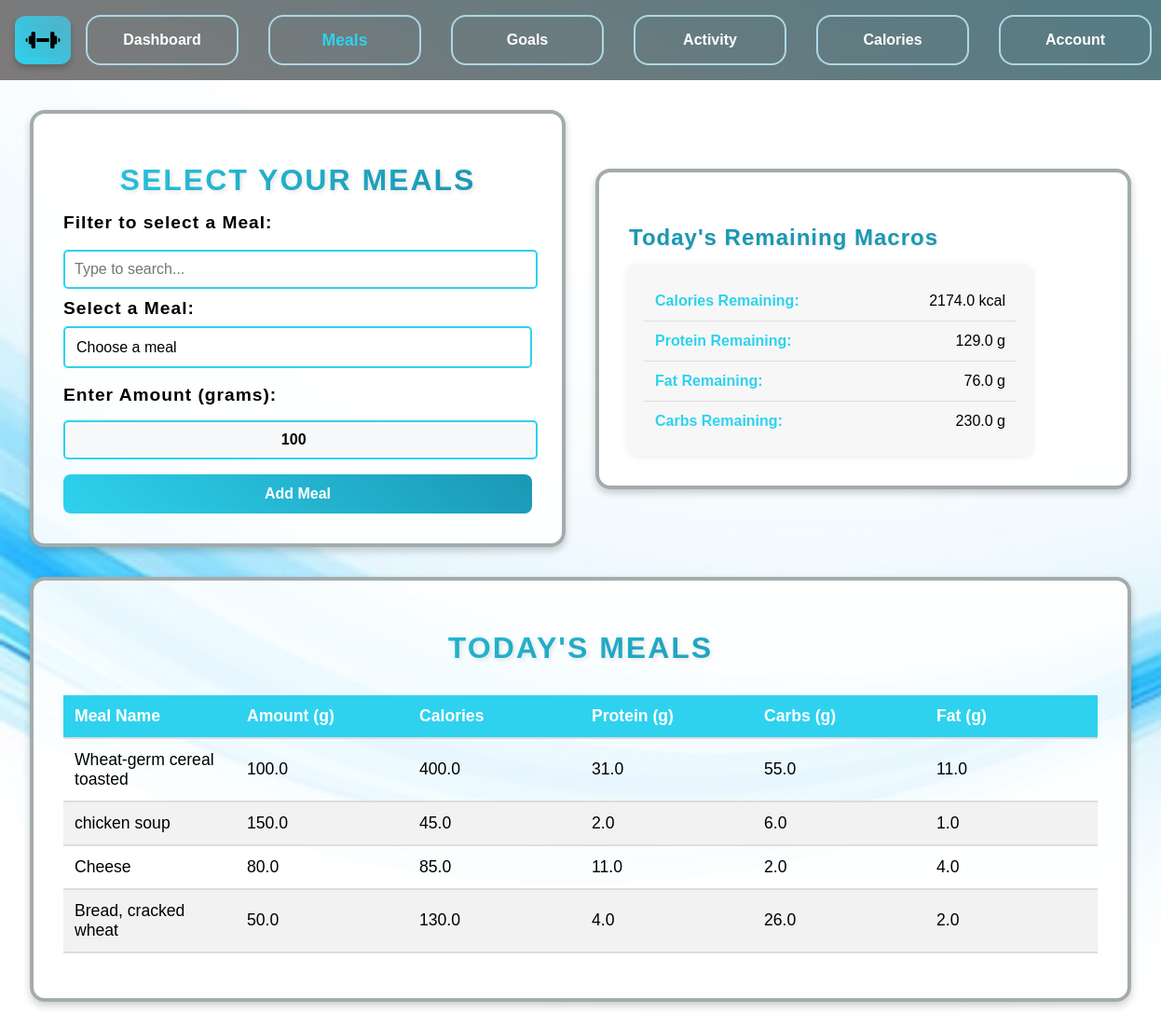
Screenshot of /meals (signed in) with the database file from the repository.
### app.py (models this page shows, shortened)
class User(db.Model):
    id = db.Column(db.Integer, primary_key=True)
    username = db.Column(db.String(100))
    weight = db.Column(db.Float, default=90)
    height = db.Column(db.Float, default=1.75)
    age = db.Column(db.Integer, default=48)
    gender = db.Column(db.String(10), default='male')
    bmi = db.Column(db.Float)
    bmr = db.Column(db.Float)
    tdee = db.Column(db.Float)
    exercise_level = db.Column(db.String(20), default='sedentary')
    goal = db.Column(db.String(20), default='maintain')
    intensity = db.Column(db.String(20))
    caloriesRequired = db.Column(db.Float)
    proteinRatio = db.Column(db.Float)
    fatRatio = db.Column(db.Float)
    carbRatio = db.Column(db.Float)
    proteinRequired = db.Column(db.Float)
    fatRequired = db.Column(db.Float)
    carbRequired = db.Column(db.Float)
    caloriesRemaining = db.Column(db.Float)
    proteinRemaining = db.Column(db.Float)
    fatRemaining = db.Column(db.Float)
    carbRemaining = db.Column(db.Float)
    last_reset = db.Column(db.Date, default=lambda: datetime.now(timezone.utc).date())
    def reset_macros(self):
        today = datetime.now(timezone.utc).date()
        if self.caloriesRemaining is None:
            self.caloriesRemaining = self.caloriesRequired or 0
        if self.proteinRemaining is None:
            self.proteinRemaining = self.proteinRequired or 0
        if self.fatRemaining is None:
            self.fatRemaining = self.fatRequired or 0
        if self.carbRemaining is None:
            self.carbRemaining = self.carbRequired or 0
        if self.last_reset is None:
            self.last_reset = today
    meals = db.relationship('UserMeals', backref='user', lazy=True, cascade="all, delete-orphan")

class UserMeals(db.Model):
    id = db.Column(db.Integer, primary_key=True)
    user_id = db.Column(db.Integer, db.ForeignKey('user.id'), nullable=False)
    meal_id = db.Column(db.Integer, db.ForeignKey('meal.id'), nullable=False)
    amount = db.Column(db.Float, default=100)
    calories = db.Column(db.Float, nullable=False)
    protein = db.Column(db.Float, nullable=False)
    carbs = db.Column(db.Float, nullable=False)
    fat = db.Column(db.Float, nullable=False)
    date_added = db.Column(db.DateTime, default=lambda: datetime.now(timezone.utc))

class Meal(db.Model):
    id = db.Column(db.Integer, primary_key=True)
    food_name = db.Column(db.String(100), unique=True, nullable=False)
    measure = db.Column(db.String(50), nullable=True)
    grams = db.Column(db.Float, nullable=True)
    calories = db.Column(db.Float, nullable=True)
    protein = db.Column(db.Float, nullable=True)
    fat = db.Column(db.Float, nullable=True)
    sat_fat = db.Column(db.Float, nullable=True)
    fiber = db.Column(db.Float, nullable=True)
    carbs = db.Column(db.Float, nullable=True)
    category = db.Column(db.String(50), nullable=True)
    users = db.relationship('UserMeals', backref='meal', lazy=True)

### app.py (the view, shortened to what this page needs)
@app.route('/meals', methods=['POST', 'GET'])
def meals():
    if 'username' not in session:
        return redirect(url_for('login'))
    username = session.get('username')
    found_user = User.query.filter_by(username=username).first()
    if not user_details_complete(found_user):
        flash("Please complete your account details before using the program.", "warning")
        return redirect(url_for('account'))
    found_user.reset_macros()
    meals_list = Meal.query.all()
    today = datetime.now(timezone.utc).date()
    user_meals = (
        db.session.query(UserMeals, Meal)
        .join(Meal)
        .filter(UserMeals.user_id == found_user.id)
        .filter(UserMeals.date_added >= today)  # Filter meals added today
        .all()
    )
    goal_messages = check_goal_achievement(found_user)
    return render_template('meals.html',
                           meals_list=meals_list,
                           user_meals=user_meals,
                           user_db=found_user,
                           goal_messages=goal_messages
                           )

### modules.py (called while the page is built)
def check_goal_achievement(user):
    messages = []
    calorie_margin = 30
    macro_margin = 5
    if abs(user.caloriesRemaining) <= calorie_margin:
        messages.append("🎉 You've reached your calorie goal for today!")
    if abs(user.proteinRemaining) <= macro_margin:
        messages.append("💪 Great job! You've hit your protein goal!")
    if abs(user.fatRemaining) <= macro_margin:
        messages.append("🥑 Awesome! You've met your fat intake goal!")
    if abs(user.carbRemaining) <= macro_margin:
        messages.append("🍞 Congrats! You've hit your carb goal!")
    return messages

def user_details_complete(user):
    return all([
        user.weight is not None,
        user.height is not None,
        user.age is not None,
        user.gender is not None,
        user.exercise_level is not None,
        user.caloriesRequired is not None,
        user.proteinRequired is not None,
        user.fatRequired is not None,
        user.carbRequired is not None
    ])

### templates/meals.html (shortened to what this page needs)
{% extends "base.html" %}
{% block content %}
<div class="content">
    <div class="section-box">
        <h1>Select Your Meals</h1>
        <form method="POST" action="/meals">
            <label for="meal-search">Filter to select a Meal:</label>
            <input type="text" id="meal-search" onkeyup="filterMeals()" placeholder="Type to search...">
            <br>
            <label for="meal_id">Select a Meal:</label>
            <select name="meal_id" id="meal_id" required>
                <option value="" disabled selected>Choose a meal</option>
            </select>
            <br><br>
            <label for="amount">Enter Amount (grams):</label>
            <input type="number" name="amount" id="amount" min="1" value="100" required>
            <button type="submit" class="styled-button">Add Meal</button>
        </form>
    </div>
    <div class="section-box">
        <h3>Today's Remaining Macros</h3>
        <ul class="user-list">
            <li><strong>Calories Remaining:</strong> {{ user_db.caloriesRemaining }} kcal</li>
            <li><strong>Protein Remaining:</strong> {{ user_db.proteinRemaining }} g</li>
            <li><strong>Fat Remaining:</strong> {{ user_db.fatRemaining }} g</li>
            <li><strong>Carbs Remaining:</strong> {{ user_db.carbRemaining }} g</li>
        </ul>
    </div>
    <div class="section-box">
        <h1>Today's Meals</h1>
        {% if user_meals %}
            <table>
                <thead>
                    <tr>
                        <th>Meal Name</th>
                        <th>Amount (g)</th>
                        <th>Calories</th>
                        <th>Protein (g)</th>
                        <th>Carbs (g)</th>
                        <th>Fat (g)</th>
                    </tr>
                </thead>
                <tbody>
                    {% for user_meal, meal in user_meals %}
                    <tr>
                        <td>{{ meal.food_name }}</td>
                        <td>{{ user_meal.amount }}</td>
                        <td>{{ user_meal.calories }}</td>
                        <td>{{ user_meal.protein }}</td>
                        <td>{{ user_meal.carbs }}</td>
                        <td>{{ user_meal.fat }}</td>
                    </tr>
                    {% endfor %}
                </tbody>
            </table>
        {% else %}
            <p>No meals selected yet.</p>
        {% endif %}
    </div>
</div>
{% endblock %}

### static/style.css (style rules this page uses)
html, body { background-image: url("./images/background.jpg"); background-size: cover; background-attachment: fixed; height: 100%; margin: 0rem; display: flex; flex-direction: column; box-sizing: border-box; font-family: sans-serif; }
.section-box { display: flex; flex-direction: column; flex-grow: 1; border: 0.3rem solid rgb(163, 172, 172); padding: 2rem; margin: 1rem; border-radius: 1rem; background-color: rgba(255, 255, 255, 0.9); width: 40%; box-shadow: 0 0.25rem 0.5rem rgba(0, 0, 0, 0.2); transition: transform 0.3s ease-in-out; overflow: hidden; min-height: 16rem; }
.content { display: flex; flex-wrap: wrap; justify-content: space-between; align-items: center; padding: 1rem; }
h1 { font-size: 2rem; font-weight: bold; text-align: center; text-transform: uppercase; background: linear-gradient(45deg, #2ed2ee, #1a98b4); background-clip: text; -webkit-background-clip: text; color: transparent; letter-spacing: 2px; text-shadow: 2px 2px 4px rgba(0, 0, 0, 0.1); margin-bottom: 1rem; }
h3 { font-size: 1.5rem; font-weight: bold; color: #1a98b4; text-transform: capitalize; letter-spacing: 1px; margin-bottom: 0.75rem; padding-bottom: 0.3rem; display: inline-block; text-shadow: 1px 1px 3px rgba(0, 0, 0, 0.1); }
label { font-size: 1.2rem; font-weight: bold; margin-bottom: 0.5rem; display: block; letter-spacing: 1px; color: linear-gradient(45deg, #334043, #481ab4);; }
input[type="text"], input[type="password"] { width: 90%; padding: 0.75rem; margin: 0.5rem 0; border: 1px solid #ccc; border-radius: 0.5rem; font-size: 1rem; outline: none; transition: border-color 0.3s ease-in-out, box-shadow 0.2s ease-in-out; }
button, input[type="submit"] { width: 100%; padding: 0.75rem; margin-top: 1rem; border: none; border-radius: 0.5rem; background: linear-gradient(45deg, #2ed2ee, #1a98b4); color: white; font-size: 1rem; cursor: pointer; transition: all 0.3s ease-in-out; font-weight: bold; }
.user-list { list-style: none; padding: 1rem; margin: 0; background: #f7f7f7; border-radius: 0.5rem; box-shadow: 0 0 10px rgba(0, 0, 0, 0.1); max-width: 400px; }
.user-list li { padding: 0.75rem; font-size: 1rem; border-bottom: 1px solid #ddd; display: flex; justify-content: space-between; }
.user-list li:last-child { border-bottom: none; }
.user-list li strong { color: #2ed2ee; }
#meal-search { width: 96.5%; padding: 0.625rem; margin: 0.625rem 0; border: 0.125rem solid #2ed2ee; border-radius: 0.3125rem; font-size: 1rem; outline: none; transition: 0.3s ease-in-out; }
#meal_id { width: 100%; padding: 0.75rem; border: 0.125rem solid #2ed2ee; border-radius: 0.3125rem; font-size: 1rem; background: #ffffff; appearance: none; cursor: pointer; outline: none; transition: 0.3s ease-in-out; }
#amount { width: 96.5%; padding: 0.625rem; margin-top: 0.5rem; border: 0.125rem solid #2ed2ee; border-radius: 0.3125rem; font-size: 1rem; outline: none; transition: 0.3s ease-in-out; text-align: center; font-weight: bold; background-color: #f8f9fa; }
table { width: 100%; border-collapse: collapse; margin: 1rem 0; font-size: 1.1rem; text-align: left; table-layout: fixed; overflow-x: auto; }
th, td { padding: 0.75rem; border-bottom: 2px solid #ddd; }
th { background-color: #2ed2ee; color: white; }
tr:nth-child(even) { background-color: #f2f2f2; }

### rows the page displays
User: caloriesRemaining "2174.0", proteinRemaining "129.0", fatRemaining "76.0", carbRemaining "230.0"
UserMeals: food_name "Wheat-germ cereal toasted", amount "100.0", calories "400.0", protein "31.0", carbs "55.0", fat "11.0"
UserMeals: food_name "chicken soup", amount "150.0", calories "45.0", protein "2.0", carbs "6.0", fat "1.0"
UserMeals: food_name "Cheese", amount "80.0", calories "85.0", protein "11.0", carbs "2.0", fat "4.0"
UserMeals: food_name "Bread, cracked wheat", amount "50.0", calories "130.0", protein "4.0", carbs "26.0", fat "2.0"
